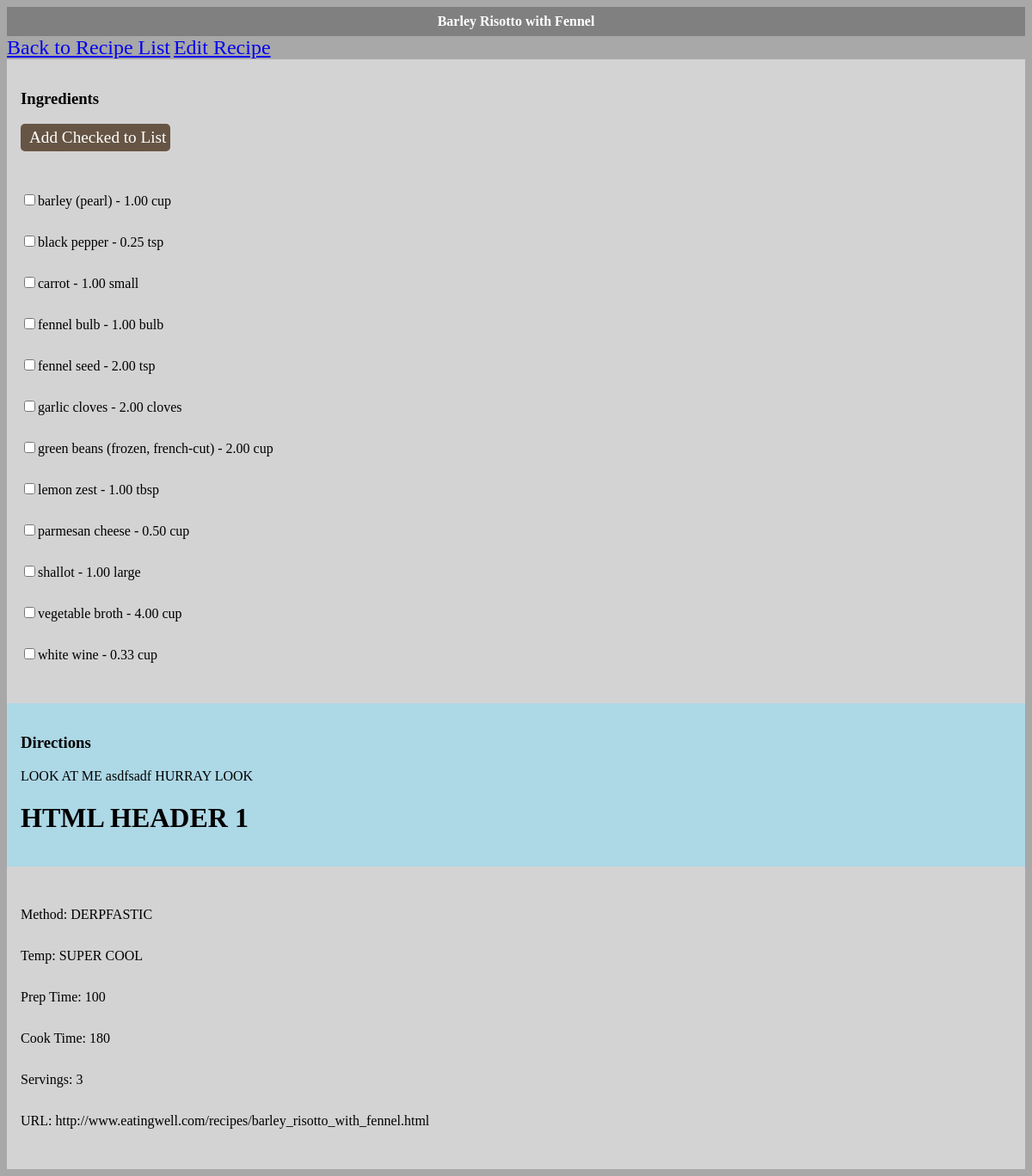
The app's page /menu/8/, older data.
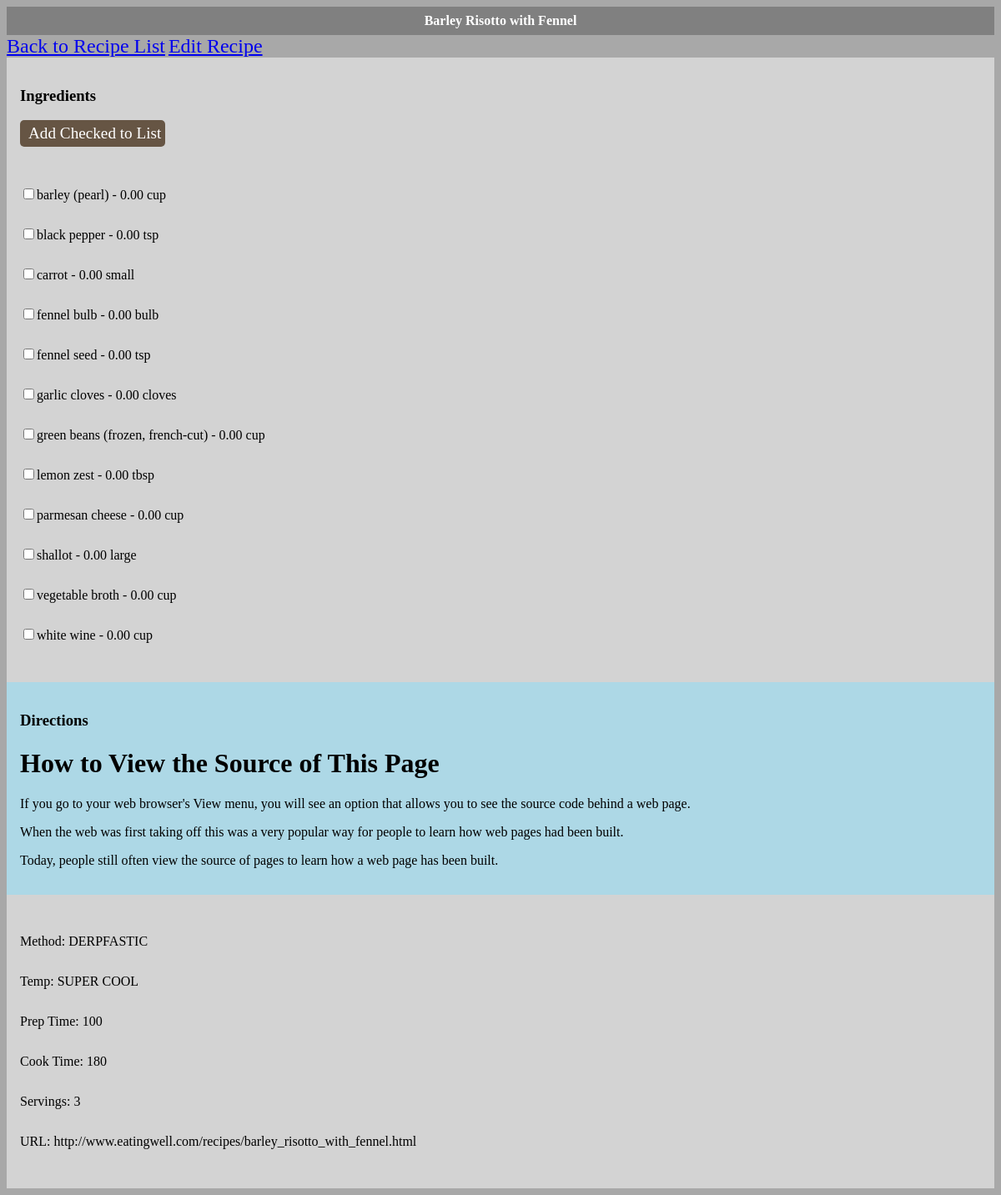
The same page, newer data.
### menu/models.py (models this page shows, shortened)
class Recipe(models.Model):
    id = models.AutoField(primary_key=True)
    name = models.CharField(max_length=200)
    prepMethod = models.CharField(max_length=200, default=None)
    temperature = models.CharField(max_length=200, default=None)
    directions = models.TextField(default=None)
    url = models.CharField(max_length=200, default=None)
    servings = models.IntegerField(default=None)
    prepTime = models.IntegerField(default=None)
    cookTime = models.IntegerField(default=None)
    class Meta:
        ordering = ('name', 'prepMethod')

class Ingredient(models.Model):
    id = models.AutoField(primary_key=True)
    name = models.CharField(max_length=200)
    recipe = models.ForeignKey(Recipe)
    amount = models.DecimalField(max_digits=5, decimal_places=2, default=None)
    unit = models.CharField(max_length=200, default=None)

### menu/views.py (the view)
# urls.py: url(r'^(?P<recipeId>[0-9]+)/$', views.recipedetails, name='recipedetails'),
def recipedetails(request, recipeId):
    recipe_result = Recipe.objects.filter(id=recipeId)
    ingredient_result = Ingredient.objects.filter(recipe_id=recipeId)
    context = {'ingredient_result': ingredient_result, 'recipe_result': recipe_result}
    return render(request, 'menu/recipedetails.html', context)

### menu/templates/menu/recipedetails.html (shortened to what this page needs)
{% load staticfiles %}
<link rel="stylesheet" type="text/css" media="only screen" href="{% static 'menu/style.css' %}" />
<div id="title">
    {% for r in recipe_result %}
        {{ r.name }}
    {% endfor %}
</div>
<a href="{% url 'menu:index' %}">Back to Recipe List</a>
{% for r in recipe_result %}
    <a href="{% url 'menu:editrecipe' r.id %}">Edit Recipe</a>
{% endfor %}
<div id="aside">
    <h3>Ingredients</h3>
    <input type=button value="Add Checked to List" id="submit"><br><br>
    <ul>
        {% for i in ingredient_result %}
            <li><input type="checkbox" name="ingredient" value={{i.id}}>{{ i.name }} - {{ i.amount }} {{ i.unit }}</li>
        {% endfor %}
    </ul>
</div>
<div id="content">
    <h3>Directions</h3>
    {% for r in recipe_result %}
        {{ r.directions | safe }}
    {% endfor %}
</div>
<div id="aside2">
    {% for r in recipe_result %}
        <ul>
            <li>Method: {{ r.prepMethod }}</li>
            <li>Temp: {{ r.temperature }}</li>
            <li>Prep Time: {{ r.prepTime }}</li>
            <li>Cook Time: {{ r.cookTime }}</li>
            <li>Servings: {{ r.servings }}</li>
            <li>URL: {{ r.url }}</li>
        </ul>
    {% endfor %}
</div>

### menu/static/menu/style.css (style rules this page uses)
* { font-family: Palatino,"Palatino Linotype","Palatino LT STD","Book Antiqua",Georgia,serif; }
html { background:#A8A8A8; }
input { font-size: 1.2em; color: #5a5854; background-color: #f2f2f2; border: 1px solid #bdbdbd; border-radius: 5px; padding: 5px 5px 5px 10px; display: inline-block; }
input#submit { color: #ffffff; background-color: #665544; border: none; border-radius: 5px; }
ul { list-style:none; padding-left:0; }
li { line-height: 3em; }
a { font-size: 1.5em; }
#title { background:grey; text-align:center; font-weight:bold; padding: 0.5em; color: white; }
#aside { display:block; background:lightgrey; padding: 1em; white-space: wrap; }
#aside2 { display:block; background:lightgrey; padding: 1em; white-space: wrap; }
#content { display: block; background:lightblue; padding: 1em; white-space: wrap; }

Row changes from the older to the newer data that the page shows:
changed Recipe "Barley Risotto with Fennel": directions "LOOK AT ME asdfsadf HURRAY LOOK HTML HEADER 1" → "How to View the Source of This Page If you go to your web browser's View menu, you will see an option that allows you to see the source code behind a web page. When the web was first taking off this was a very popular way for people to learn how web pages had been built. Today, people still often view the source of pages to learn how a web page has been built."
changed Ingredient "barley (pearl)": amount "1.00" → "0.00"
changed Ingredient "black pepper": amount "0.25" → "0.00"
changed Ingredient "carrot": amount "1.00" → "0.00"
changed Ingredient "fennel bulb": amount "1.00" → "0.00"
changed Ingredient "fennel seed": amount "2.00" → "0.00"
changed Ingredient "garlic cloves": amount "2.00" → "0.00"
changed Ingredient "green beans (frozen, french-cut)": amount "2.00" → "0.00"
changed Ingredient "lemon zest": amount "1.00" → "0.00"
changed Ingredient "parmesan cheese": amount "0.50" → "0.00"
changed Ingredient "shallot": amount "1.00" → "0.00"
changed Ingredient "vegetable broth": amount "4.00" → "0.00"
changed Ingredient "white wine": amount "0.33" → "0.00"
